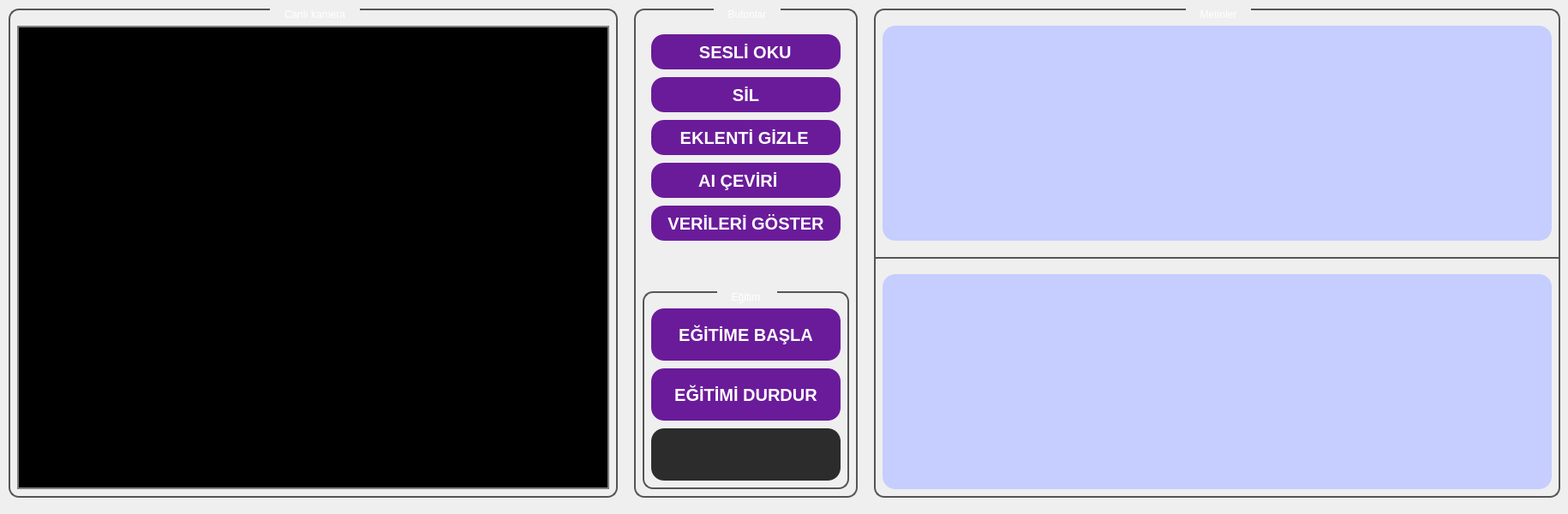
<?xml version="1.0" encoding="UTF-8"?>
<ui version="4.0">
 <class>main_window</class>
 <widget class="QDialog" name="main_window">
  <property name="geometry">
   <rect>
    <x>0</x>
    <y>0</y>
    <width>1830</width>
    <height>600</height>
   </rect>
  </property>
  <property name="windowTitle">
   <string>İşaret dili çevirici</string>
  </property>
  <property name="styleSheet">
   <string notr="true">/* Arka plan rengi (Koyu Siyah) */
background-color: #121212;
QMessageBox {
    background-color: #121212;
}
QMessageBox QLabel {
    color: white;
}</string>
  </property>
  <widget class="QGroupBox" name="gb_kamera">
   <property name="geometry">
    <rect>
     <x>10</x>
     <y>10</y>
     <width>711</width>
     <height>571</height>
    </rect>
   </property>
   <property name="styleSheet">
    <string notr="true">QGroupBox {
    border: 2px solid #555555; 
    border-radius: 12px;
    margin-top: 1.5ex; 
    background-color: transparent;
}

QGroupBox::title {
    color: white;
    font-weight: bold;
    font-size: 14px;
    subcontrol-origin: margin;
    subcontrol-position: top center; 
    padding: 0 15px;
}</string>
   </property>
   <property name="title">
    <string>Canlı kamera</string>
   </property>
   <widget class="QLabel" name="label_kamera_ekrani">
    <property name="geometry">
     <rect>
      <x>10</x>
      <y>20</y>
      <width>691</width>
      <height>541</height>
     </rect>
    </property>
    <property name="minimumSize">
     <size>
      <width>640</width>
      <height>480</height>
     </size>
    </property>
    <property name="autoFillBackground">
     <bool>false</bool>
    </property>
    <property name="styleSheet">
     <string notr="true">background-color: black;
border: 2px solid greY;</string>
    </property>
    <property name="text">
     <string/>
    </property>
   </widget>
  </widget>
  <widget class="QGroupBox" name="gb_butonlar">
   <property name="geometry">
    <rect>
     <x>740</x>
     <y>10</y>
     <width>261</width>
     <height>571</height>
    </rect>
   </property>
   <property name="styleSheet">
    <string notr="true">QGroupBox {
    border: 2px solid #555555; 
    border-radius: 12px;
    margin-top: 1.5ex; 
    background-color: transparent;
}

QGroupBox::title {
    color: white;
    font-weight: bold;
    font-size: 14px;
    subcontrol-origin: margin;
    subcontrol-position: top center; 
    padding: 0 15px;
}</string>
   </property>
   <property name="title">
    <string>Butonlar</string>
   </property>
   <widget class="QRadioButton" name="rd_btn_eklenti_gizle">
    <property name="geometry">
     <rect>
      <x>20</x>
      <y>130</y>
      <width>221</width>
      <height>41</height>
     </rect>
    </property>
    <property name="styleSheet">
     <string notr="true">QRadioButton {
    background-color: #6A1B9A;
    color: white;   
    font-weight: bold;      
    font-size: 20px;        
    border-radius: 15px;      
    border: none;            
    padding: 0px;           
    text-align: center;     
}

QRadioButton::indicator {
    width: 0px;
    height: 0px;
}

QRadioButton:hover {
    background-color: #8E24AA;
}

QRadioButton:checked {
    background-color: #4A148C;  
}

QRadioButton:pressed {
    background-color: #4A148C;  
}</string>
    </property>
    <property name="text">
     <string>     EKLENTİ GİZLE</string>
    </property>
   </widget>
   <widget class="QPushButton" name="btn_sil">
    <property name="geometry">
     <rect>
      <x>20</x>
      <y>80</y>
      <width>221</width>
      <height>41</height>
     </rect>
    </property>
    <property name="styleSheet">
     <string notr="true">
QPushButton {
    background-color: #6A1B9A; 
    color: white;          
    font-weight: bold;    
    font-size: 20px;          
    border-radius: 15px;    
    border: none;           
    padding: 10px;          
}

QPushButton:hover {
    background-color: #8E24AA; 
}

QPushButton:pressed {
    background-color: #4A148C;
    padding-top: 12px;      
    padding-left: 12px;       
}</string>
    </property>
    <property name="text">
     <string>SİL</string>
    </property>
   </widget>
   <widget class="QGroupBox" name="gb_sesli_wrapper">
    <property name="geometry">
     <rect>
      <x>10</x>
      <y>20</y>
      <width>241</width>
      <height>61</height>
     </rect>
    </property>
    <property name="styleSheet">
     <string notr="true">QGroupBox {
    border: none;
    background: transparent;
}</string>
    </property>
    <property name="title">
     <string/>
    </property>
    <widget class="QRadioButton" name="rd_btn_sesli_oku">
     <property name="geometry">
      <rect>
       <x>10</x>
       <y>10</y>
       <width>221</width>
       <height>41</height>
      </rect>
     </property>
     <property name="styleSheet">
      <string notr="true">QRadioButton {
    background-color: #6A1B9A;
    color: white;   
    font-weight: bold;      
    font-size: 20px;        
    border-radius: 15px;      
    border: none;            
    padding: 0px;           
    text-align: center;     
}

QRadioButton::indicator {
    width: 0px;
    height: 0px;
}

QRadioButton:hover {
    background-color: #8E24AA;
}

QRadioButton:checked {
    background-color: #4A148C;  
}

QRadioButton:pressed {
    background-color: #4A148C;  
}</string>
     </property>
     <property name="text">
      <string>         SESLİ OKU</string>
     </property>
    </widget>
   </widget>
   <widget class="QGroupBox" name="groupBox">
    <property name="geometry">
     <rect>
      <x>10</x>
      <y>170</y>
      <width>241</width>
      <height>61</height>
     </rect>
    </property>
    <property name="styleSheet">
     <string notr="true">QGroupBox {
    border: none;
    background: transparent;
}</string>
    </property>
    <property name="title">
     <string/>
    </property>
    <widget class="QRadioButton" name="rd_btn_ai_ceviri">
     <property name="geometry">
      <rect>
       <x>10</x>
       <y>10</y>
       <width>221</width>
       <height>41</height>
      </rect>
     </property>
     <property name="styleSheet">
      <string notr="true">QRadioButton {
    background-color: #6A1B9A;
    color: white;   
    font-weight: bold;      
    font-size: 20px;        
    border-radius: 15px;      
    border: none;            
    padding: 0px;           
    text-align: center;     
}

QRadioButton::indicator {
    width: 0px;
    height: 0px;
}

QRadioButton:hover {
    background-color: #8E24AA;
}

QRadioButton:checked {
    background-color: #4A148C;  
}

QRadioButton:pressed {
    background-color: #4A148C;  
}</string>
     </property>
     <property name="text">
      <string>         AI ÇEVİRİ</string>
     </property>
    </widget>
   </widget>
   <widget class="QPushButton" name="btn_veri_goster">
    <property name="geometry">
     <rect>
      <x>20</x>
      <y>230</y>
      <width>221</width>
      <height>41</height>
     </rect>
    </property>
    <property name="styleSheet">
     <string notr="true">
QPushButton {
    background-color: #6A1B9A; 
    color: white;          
    font-weight: bold;    
    font-size: 20px;          
    border-radius: 15px;    
    border: none;           
    padding: 10px;          
}

QPushButton:hover {
    background-color: #8E24AA; 
}

QPushButton:pressed {
    background-color: #4A148C;
    padding-top: 12px;      
    padding-left: 12px;       
}</string>
    </property>
    <property name="text">
     <string>VERİLERİ GÖSTER</string>
    </property>
   </widget>
   <widget class="QGroupBox" name="gb_butonlar_2">
    <property name="geometry">
     <rect>
      <x>10</x>
      <y>330</y>
      <width>241</width>
      <height>231</height>
     </rect>
    </property>
    <property name="styleSheet">
     <string notr="true">QGroupBox {
    border: 2px solid #555555; 
    border-radius: 12px;
    margin-top: 1.5ex; 
    background-color: transparent;
}

QGroupBox::title {
    color: white;
    font-weight: bold;
    font-size: 14px;
    subcontrol-origin: margin;
    subcontrol-position: top center; 
    padding: 0 15px;
}</string>
    </property>
    <property name="title">
     <string>Eğitim </string>
    </property>
    <widget class="QPushButton" name="btn_egitime_basla">
     <property name="geometry">
      <rect>
       <x>10</x>
       <y>20</y>
       <width>221</width>
       <height>61</height>
      </rect>
     </property>
     <property name="styleSheet">
      <string notr="true">
QPushButton {
    background-color: #6A1B9A; 
    color: white;      
    font-weight: bold;
    font-size: 20px;          
    border-radius: 15px;     
    border: none;           
    padding: 10px;             
}

QPushButton:hover {
    background-color: #8E24AA; 
}

QPushButton:pressed {
    background-color: #4A148C;
    padding-top: 12px;
    padding-left: 12px;
}</string>
     </property>
     <property name="text">
      <string>EĞİTİME BAŞLA</string>
     </property>
    </widget>
    <widget class="QPushButton" name="btn_egitimi_durdur">
     <property name="geometry">
      <rect>
       <x>10</x>
       <y>90</y>
       <width>221</width>
       <height>61</height>
      </rect>
     </property>
     <property name="styleSheet">
      <string notr="true">QPushButton {
    background-color: #6A1B9A;
    color: white;         
    font-weight: bold;   
    font-size: 20px;        
    border-radius: 15px;      
    border: none;           
    padding: 10px;             
}

QPushButton:hover {
    background-color: #8E24AA; 
}

QPushButton:pressed {
    background-color: #4A148C;
    padding-top: 12px;         
    padding-left: 12px;  
}</string>
     </property>
     <property name="text">
      <string>EĞİTİMİ DURDUR</string>
     </property>
    </widget>
    <widget class="QTextEdit" name="metin_kutusu_egitim">
     <property name="geometry">
      <rect>
       <x>10</x>
       <y>160</y>
       <width>221</width>
       <height>61</height>
      </rect>
     </property>
     <property name="styleSheet">
      <string notr="true">/* Arka plan rengi (Koyu Gri) */
background-color: #2C2C2C;
color: white;
border-radius: 15px;</string>
     </property>
    </widget>
   </widget>
  </widget>
  <widget class="QGroupBox" name="gb_metinler">
   <property name="geometry">
    <rect>
     <x>1020</x>
     <y>10</y>
     <width>801</width>
     <height>571</height>
    </rect>
   </property>
   <property name="styleSheet">
    <string notr="true">QGroupBox {
    border: 2px solid #555555; 
    border-radius: 12px;
    margin-top: 1.5ex; 
    background-color: transparent;
}

QGroupBox::title {
    color: white;
    font-weight: bold;
    font-size: 14px;
    subcontrol-origin: margin;
    subcontrol-position: top center; 
    padding: 0 15px;
}</string>
   </property>
   <property name="title">
    <string>Metinler</string>
   </property>
   <widget class="QTextEdit" name="metin_kutusu">
    <property name="geometry">
     <rect>
      <x>10</x>
      <y>20</y>
      <width>781</width>
      <height>251</height>
     </rect>
    </property>
    <property name="styleSheet">
     <string notr="true">/* Arka plan rengi (Koyu Gri) */
background-color: #C6CDFF;
border-radius: 15px;</string>
    </property>
   </widget>
   <widget class="QTextEdit" name="metin_kutusu_ai">
    <property name="geometry">
     <rect>
      <x>10</x>
      <y>310</y>
      <width>781</width>
      <height>251</height>
     </rect>
    </property>
    <property name="styleSheet">
     <string notr="true">/* Arka plan rengi (Koyu Gri) */
background-color: #C6CDFF;
border-radius: 15px;</string>
    </property>
   </widget>
   <widget class="Line" name="line">
    <property name="geometry">
     <rect>
      <x>0</x>
      <y>290</y>
      <width>821</width>
      <height>2</height>
     </rect>
    </property>
    <property name="styleSheet">
     <string notr="true">QFrame {
    background-color: #555555;
    
    min-height: 1.5px;
    max-height: 1.5px;
 
    border: none;
}</string>
    </property>
    <property name="orientation">
     <enum>Qt::Horizontal</enum>
    </property>
   </widget>
   <widget class="Line" name="line_2">
    <property name="geometry">
     <rect>
      <x>100</x>
      <y>290</y>
      <width>821</width>
      <height>2</height>
     </rect>
    </property>
    <property name="styleSheet">
     <string notr="true">QFrame {
    background-color: #555555;
    
    min-height: 1.5px;
    max-height: 1.5px;
 
    border: none;
}</string>
    </property>
    <property name="orientation">
     <enum>Qt::Horizontal</enum>
    </property>
   </widget>
  </widget>
 </widget>
 <resources/>
 <connections/>
</ui>
